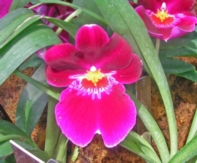
#> input picture orchid.jpg, 197 x 163 px
$ python impressionist-image-rendering.py   (Python 2 division)   (older library calls are emulated)
#> lines starting #> are read from the running program, lines starting #| are printed output that depends on the picture
'''
Some boilerplate code contributed by:
Michael Guerzhoy, University of Toronto
'''

import os
from PIL import Image
from pylab import *
import numpy as np
import matplotlib.pyplot as plt
import matplotlib.cbook as cbook
import random
import time
import matplotlib.image as mpimg
import scipy.misc
try:
    import Image
except ImportError:
    print 'PIL not found. You cannot view the image'
import os
from scipy import *
from scipy.ndimage import *
from scipy.signal import convolve2d as conv

np.set_printoptions(threshold = np.nan)

def canny(im, sigma, thresHigh = 50,thresLow = 10):
    '''
        Takes an input image in the range [0, 1] and generate a gradient image
        with edges marked by 1 pixels.
    '''
    imin = im.copy() * 255.0

    # Create the gauss kernel for blurring the input image
    # It will be convolved with the image
    # wsize should be an odd number
    wsize = 5
    gausskernel = gaussFilter(sigma, window = wsize)
    # fx is the filter for vertical gradient
    # fy is the filter for horizontal gradient
    # Please note the vertical direction is positive X

    fx = createFilter([0,  1, 0,
                       0,  0, 0,
                       0, -1, 0])
    fy = createFilter([ 0, 0, 0,
                       -1, 0, 1,
                        0, 0, 0])

    imout = conv(imin, gausskernel, 'valid')
    # print "imout:", imout.shape
    gradxx = conv(imout, fx, 'valid')
    gradyy = conv(imout, fy, 'valid')

    gradx = np.zeros(im.shape)
    grady = np.zeros(im.shape)
    padx = (imin.shape[0] - gradxx.shape[0]) / 2.0
    pady = (imin.shape[1] - gradxx.shape[1]) / 2.0
    gradx[padx:-padx, pady:-pady] = gradxx
    grady[padx:-padx, pady:-pady] = gradyy

    # Net gradient is the square root of sum of square of the horizontal
    # and vertical gradients

    grad = hypot(gradx, grady)
    theta = arctan2(grady, gradx)
    theta = 180 + (180 / pi) * theta
    # Only significant magnitudes are considered. All others are removed
    xx, yy = where(grad < 10)
    theta[xx, yy] = 0
    grad[xx, yy] = 0

    # The angles are quantized. This is the first step in non-maximum
    # supression. Since, any pixel will have only 4 approach directions.
    x0,y0 = where(((theta<22.5)+(theta>157.5)*(theta<202.5)
                   +(theta>337.5)) == True)
    x45,y45 = where( ((theta>22.5)*(theta<67.5)
                      +(theta>202.5)*(theta<247.5)) == True)
    x90,y90 = where( ((theta>67.5)*(theta<112.5)
                      +(theta>247.5)*(theta<292.5)) == True)
    x135,y135 = where( ((theta>112.5)*(theta<157.5)
                        +(theta>292.5)*(theta<337.5)) == True)

    theta = theta
    Image.fromarray(theta).convert('L').save('Angle map.jpg')
    theta[x0,y0] = 0
    theta[x45,y45] = 45
    theta[x90,y90] = 90
    theta[x135,y135] = 135
    x,y = theta.shape
    temp = Image.new('RGB',(y,x),(255,255,255))
    for i in range(x):
        for j in range(y):
            if theta[i,j] == 0:
                temp.putpixel((j,i),(0,0,255))
            elif theta[i,j] == 45:
                temp.putpixel((j,i),(255,0,0))
            elif theta[i,j] == 90:
                temp.putpixel((j,i),(255,255,0))
            elif theta[i,j] == 45:
                temp.putpixel((j,i),(0,255,0))
    retgrad = grad.copy()
    x,y = retgrad.shape

    for i in range(x):
        for j in range(y):
            if theta[i,j] == 0:
                test = nms_check(grad,i,j,1,0,-1,0)
                if not test:
                    retgrad[i,j] = 0

            elif theta[i,j] == 45:
                test = nms_check(grad,i,j,1,-1,-1,1)
                if not test:
                    retgrad[i,j] = 0

            elif theta[i,j] == 90:
                test = nms_check(grad,i,j,0,1,0,-1)
                if not test:
                    retgrad[i,j] = 0
            elif theta[i,j] == 135:
                test = nms_check(grad,i,j,1,1,-1,-1)
                if not test:
                    retgrad[i,j] = 0

    init_point = stop(retgrad, thresHigh)
    # Hysteresis tracking. Since we know that significant edges are
    # continuous contours, we will exploit the same.
    # thresHigh is used to track the starting point of edges and
    # thresLow is used to track the whole edge till end of the edge.

    while (init_point != -1):
        #Image.fromarray(retgrad).show()
        # print 'next segment at',init_point
        retgrad[init_point[0],init_point[1]] = -1
        p2 = init_point
        p1 = init_point
        p0 = init_point
        p0 = nextNbd(retgrad,p0,p1,p2,thresLow)

        while (p0 != -1):
            #print p0
            p2 = p1
            p1 = p0
            retgrad[p0[0],p0[1]] = -1
            p0 = nextNbd(retgrad,p0,p1,p2,thresLow)

        init_point = stop(retgrad,thresHigh)

    # Finally, convert the image into a binary image
    x,y = where(retgrad == -1)
    retgrad[:,:] = 0
    retgrad[x,y] = 1.0
    return retgrad


def createFilter(rawfilter):
    '''
        This method is used to create an NxN matrix to be used as a filter,
        given a N*N list
    '''
    order = pow(len(rawfilter), 0.5)
    order = int(order)
    filt_array = array(rawfilter)
    outfilter = filt_array.reshape((order,order))
    return outfilter


def gaussFilter(sigma, window = 3):
    '''
        This method is used to create a gaussian kernel to be used
        for the blurring purpose. inputs are sigma and the window size
    '''
    kernel = zeros((window,window))
    c0 = window // 2

    for x in range(window):
        for y in range(window):
            r = hypot((x-c0),(y-c0))
            val = (1.0/2*pi*sigma*sigma)*exp(-(r*r)/(2*sigma*sigma))
            kernel[x,y] = val
    return kernel / kernel.sum()


# [211 lines left out: functions nms_check, stop, nextNbd, colorImSave, markStroke, paintStroke and 1 more, not called in this run]


def main_execute_final(name_of_file):
    '''
    Function to produce final output (i.e. Part 6)
    '''
#> called with name_of_file = 'orchid.jpg'
    # Read image and convert it to double, and scale each R,G,B
    # channel to range [0,1].
    imRGB = array(Image.open(name_of_file))
#> imRGB is the input picture: shape (163, 197, 3); mean R, G, B 154.8, 100.2, 110.4
    imRGB = double(imRGB) / 255.0
    plt.clf()
    plt.axis('off')

    # make image into monochrome using appropriate intensities
    r, g, b = imRGB[:,:,0], imRGB[:,:,1], imRGB[:,:,2]
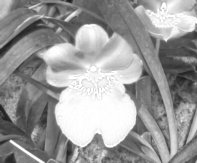
#> r: shape (163, 197) float64; min 0.0941, max 1, mean 0.607
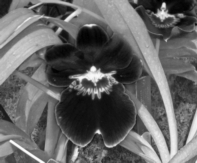
#> g: shape (163, 197) float64; min 0, max 0.996, mean 0.393
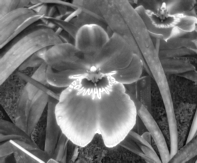
#> b: shape (163, 197) float64; min 0.0235, max 1, mean 0.433
    monochrome = 0.30*r + 0.59*g + 0.11*b
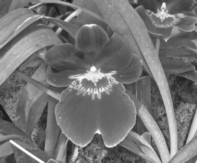
#> monochrome: shape (163, 197) float64; min 0.078, max 0.996, mean 0.462

    # create Canny edgels map using sigma=4.0 and custom-set thresholds
    canny_map = canny(monochrome, 4.0, 18, 5)
#> in canny, `imout = conv(imin, gausskernel, 'valid')`:
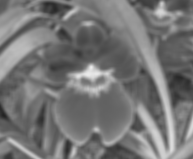
#> imout: shape (159, 193) float64; min 35.81, max 235.6, mean 117.7
#> in canny, `gradxx = conv(imout, fx, 'valid')`:
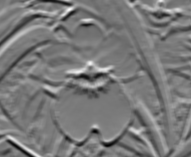
#> gradxx: shape (157, 191) float64; min -59.49, max 65.84, mean 0.1; drawn with min black and max white
#> in canny, `gradyy = conv(imout, fy, 'valid')`:
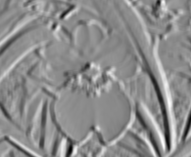
#> gradyy: shape (157, 191) float64; min -66.2, max 54.24, mean 0; drawn with min black and max white

    sizeIm = imRGB.shape
    sizeIm = sizeIm[0:2]
    # Set radius of paint brush and half length of drawn lines
    rad = 1

    # Set up x, y coordinate images, and canvas.
    [x, y] = np.meshgrid(np.array([i+1 for i in range(int(sizeIm[1]))]), np.array([i+1 for i in range(int(sizeIm[0]))]))
    canvas = np.zeros((sizeIm[0],sizeIm[1], 3))
    canvas.fill(-1) ## Initially mark the canvas with a value out of range.
    # Negative values will be used to denote pixels which are unpainted.

    # Random number seed
    np.random.seed(29645)

    # Orientation of paint brush strokes
    theta = 2 * pi * np.random.rand(1,1)[0][0]
    # Set vector from center to one end of the stroke.
    #delta = np.array([cos(theta), sin(theta)])

    thetaArray = gradientCalculator(monochrome, 4.0)

    time.time()
    time.clock()

    p = 0
    while len(np.where(canvas==-1)[1])>0:
        # half length of drawn lines, in left and right directions
        left, right = 5, 5

        # find all unfilled pixels
        unfilled = np.where(canvas==-1)

        # choose random pixel from the unfilled pixels, and make it the
        # stroke centre
        random_pixel = np.random.randint(0, len(unfilled[0]))
        cntr = array([unfilled[1][random_pixel], unfilled[0][random_pixel]])

        # get theta from thetaArray, and add 90 degrees (for orthogonal)
        theta = thetaArray[cntr[1], cntr[0]] + 90
        delta = np.array([cos(theta), sin(theta)])

        # check if the cntr pixel is an edge in the canny edgel map.
        # if so, set half lengths to 0 (for brush stroke of length = 0)
        if canny_map[cntr[1], cntr[0]] == 1:
            left = 0
            right = 0
        else:
             # loop to find the endpoint for painting in the right direction
            for right_distance in range(0, right):
                # moving in the direction of delta
                right_endpoint = cntr + right_distance * delta

                if (canny_map[right_endpoint[1], right_endpoint[0]] == 1
                        or right_endpoint[0] <= 0
                        or right_endpoint[1] >= canny_map.shape[0] - 1):
                    right = right_distance

                    # must break the loop when the endpoint is found
                    break

            # loop to find the endpoint for painting in the left direction
            for left_distance in range(1, left):
                # moving in the opposite direction to delta
                left_endpoint = cntr - left_distance * delta

                # walks until the nearest edgel or until the edge of the image.
                # if either of these is found, that is the left endpoint, so
                # left half length = the distance walked
                if (canny_map[left_endpoint[1], left_endpoint[0]] == 1
                        or left_endpoint[0] >= canny_map.shape[1] - 1
                        or left_endpoint[1] <= 0):
                    left = left_distance

                    # must break the loop when the endpoint is found
                    break
        theta = thetaArray[cntr[1], cntr[0]]

        # Grab colour from image at center position of the stroke.
        colour = np.reshape(imRGB[cntr[1]-1, cntr[0]-1, :],(3,1))

        # Add the stroke to the canvas
        nx, ny = (sizeIm[1], sizeIm[0])
        length1, length2 = (right, left)

        # randomly perturb intensity, colour and angle for Part6, using the
        # values mentioned in Litwinowicz's paper
        colour *= random.uniform(0.85, 1.15)
        colour += random.uniform(-15/255.0, 15/255.0)
        theta += random.uniform(-15, 15)

        delta = np.array([cos(theta), sin(theta)])

        if (abs(delta[0]) > abs(delta[1])):
            new_del = delta / abs(delta[0])
            canvas = paintStroke(canvas, x, y, cntr+1 - np.round(new_del * length2), cntr+1 + np.round(new_del * length1), colour, rad)
        else:
            new_del = delta / abs(delta[1])
            canvas = paintStroke(canvas, x, y, cntr+1 - np.round(new_del * length2), cntr+1 + np.round(new_del * length1), colour, rad)
        print 'stroke', p
        p += 1

    print name_of_file + " final rendering done!"
    time.time()

    canvas[canvas < 0] = 0.0
    return canvas


if __name__ == "__main__":
    # call appropriate function and produce painterly output for both images
#> (the run stopped early here; a loop or call above may not have finished)
